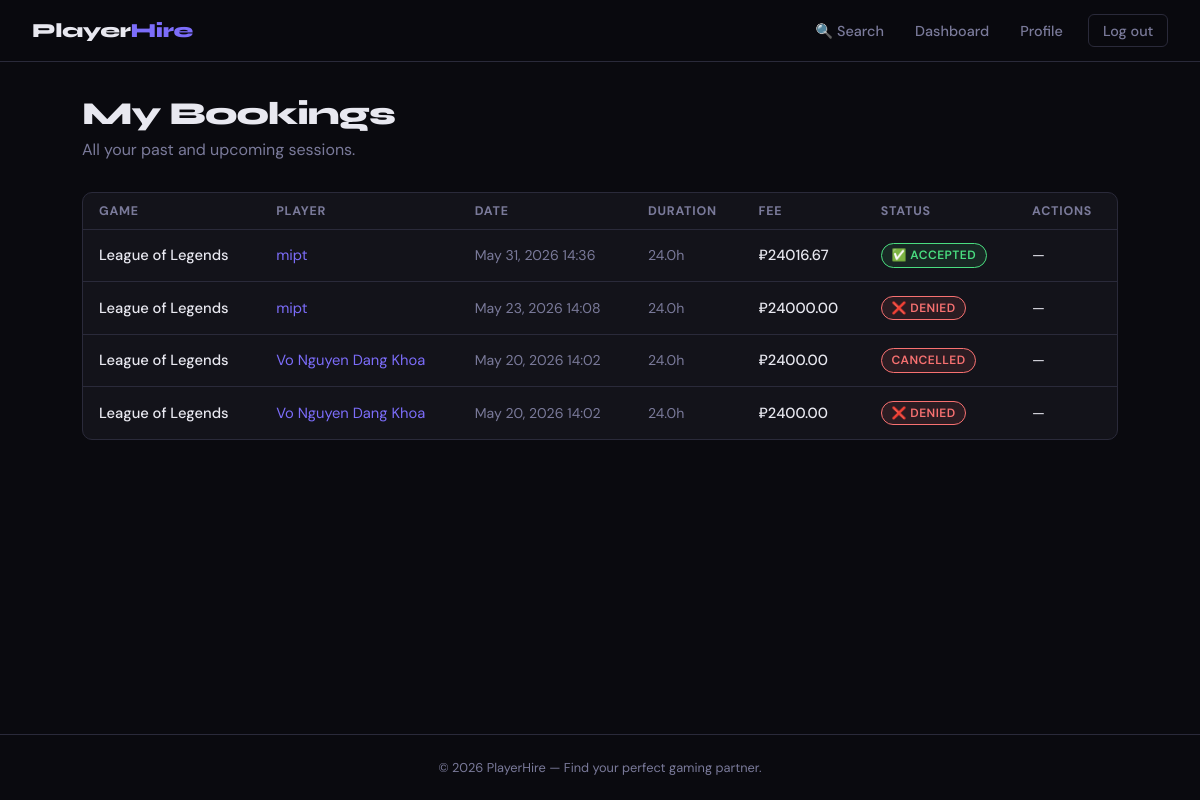
/bookings (signed in), run on the app's committed database.
### models.py (models this page shows, shortened)
class Booking(db.Model):
    __tablename__ = "bookings"
    id = db.Column(db.Integer, primary_key=True)
    client_id = db.Column(db.Integer, db.ForeignKey("users.id"), nullable=False)
    player_id = db.Column(db.Integer, db.ForeignKey("players.id"), nullable=False)
    game_id = db.Column(db.Integer, db.ForeignKey("games.id"), nullable=False)
    start_time = db.Column(db.DateTime, nullable=False)
    end_time = db.Column(db.DateTime, nullable=False)
    total_fee = db.Column(db.Float, nullable=False)
    status = db.Column(
        db.Enum(
            "pending", "accepted", "completed", "cancelled", "denied", name="booking_statuses"
        ),
        default="pending",
        nullable=False,
    )
    created_at = db.Column(db.DateTime, default=datetime.utcnow)
    client = db.relationship(
        "User", foreign_keys=[client_id], back_populates="bookings_as_client"
    )
    player = db.relationship(
        "Player", foreign_keys=[player_id], back_populates="bookings"
    )
    game = db.relationship("Game", back_populates="bookings")
    review = db.relationship("Review", back_populates="booking", uselist=False)

class Game(db.Model):
    __tablename__ = "games"
    id = db.Column(db.Integer, primary_key=True)
    title = db.Column(db.String(128), unique=True, nullable=False)
    genre = db.Column(db.String(64))                               # e.g. FPS, RPG
    platform = db.Column(db.String(64))                            # e.g. PC, PS5
    players = db.relationship("PlayerGame", back_populates="game")
    bookings = db.relationship("Booking", back_populates="game")

class User(UserMixin, db.Model):
    __tablename__ = "users"
    id = db.Column(db.Integer, primary_key=True)
    username = db.Column(db.String(64), unique=True, nullable=False)
    email = db.Column(db.String(128), unique=True, nullable=False)
    password_hash = db.Column(db.String(256), nullable=False)
    created_at = db.Column(db.DateTime, default=datetime.utcnow)
    player_profile = db.relationship("Player", back_populates="user", uselist=False)
    bookings_as_client = db.relationship(
        "Booking", foreign_keys="Booking.client_id", back_populates="client"
    )
    reviews_written = db.relationship(
        "Review", foreign_keys="Review.reviewer_id", back_populates="reviewer"
    )

### routes/bookings.py (the view)
@bookings_bp.route("/bookings")
@login_required
def my_bookings():
    bookings = (
        Booking.query.filter_by(client_id=current_user.id)
        .order_by(Booking.start_time.desc())
        .all()
    )
    return render_template("bookings/my_bookings.html", bookings=bookings)

### flask_app.py (called while the page is built)
@login_manager.user_loader
def load_user(user_id: int):
    from models import User
    return User.query.get(int(user_id))

### templates/bookings/my_bookings.html (shortened to what this page needs)
{% extends "base.html" %}
{% block content %}
<div class="page-header">
  <h1>My Bookings</h1>
  <p>All your past and upcoming sessions.</p>
</div>
{% if bookings %}
  <div class="card" style="padding:0;overflow:hidden;">
    <table>
      <thead>
        <tr>
          <th>Game</th>
          <th>Player</th>
          <th>Date</th>
          <th>Duration</th>
          <th>Fee</th>
          <th>Status</th>
          <th>Actions</th>
        </tr>
      </thead>
      <tbody>
        {% for b in bookings %}
        <tr>
          <td>
            <a href="{{ url_for('games.game_detail', game_id=b.game_id) }}" style="color:var(--text);text-decoration:none;font-weight:500;">{{ b.game.title }}</a>
          </td>
          <td>
            <a href="{{ url_for('players.player_detail', player_id=b.player_id) }}" style="color:var(--accent);text-decoration:none;">{{ b.player.user.username }}</a>
          </td>
          <td style="color:var(--muted);font-size:0.88rem;">{{ b.start_time.strftime('%b %d, %Y %H:%M') }}</td>
          <td style="color:var(--muted);font-size:0.88rem;">
            {% set hours = ((b.end_time - b.start_time).total_seconds() / 3600)|round(1) %}
            {{ hours }}h
          </td>
          <td style="font-weight:500;">₽{{ "%.2f"|format(b.total_fee) }}</td>
          <td>
            {% if b.status == 'accepted' %}
              <span class="badge badge-green">✅ Accepted</span>
            {% elif b.status == 'pending' %}
              <span class="badge badge-yellow">⏳ Pending</span>
            {% elif b.status == 'denied' %}
              <span class="badge badge-red">❌ Denied</span>
            {% elif b.status == 'completed' %}
              <span class="badge badge-purple">Completed</span>
            {% else %}
              <span class="badge badge-red">Cancelled</span>
            {% endif %}
          </td>
          <td>
            {% if b.status in ('pending', 'confirmed') %}
              <form method="POST" action="{{ url_for('bookings.cancel', booking_id=b.id) }}" style="display:inline;">
                <button type="submit" class="btn btn-outline" style="font-size:0.78rem;padding:0.25rem 0.6rem;color:var(--danger);border-color:var(--danger);"
                  onclick="return confirm('Cancel this booking?')">Cancel</button>
              </form>
            {% elif b.status == 'completed' and not b.review %}
              <a href="{{ url_for('reviews.new_review', booking_id=b.id) }}" class="btn btn-outline" style="font-size:0.78rem;padding:0.25rem 0.6rem;">Review</a>
            {% elif b.review %}
              <span style="font-size:0.78rem;color:var(--success);">★ Reviewed</span>
            {% else %}
              —
            {% endif %}
          </td>
        </tr>
        {% endfor %}
      </tbody>
    </table>
  </div>
{% else %}
  <div style="text-align:center;color:var(--muted);padding:4rem 0;">
    No bookings yet.
    <br><br>
    <a href="{{ url_for('users.search') }}" class="btn btn-primary">Find a Player</a>
  </div>
{% endif %}
{% endblock %}

### templates/base.html (style rules this page uses)
:root { --bg: #0a0a0f; --surface: #13131a; --surface2: #1c1c27; --border: #2a2a3a; --accent: #7c6dfa; --accent-glow: rgba(124, 109, 250, 0.25); --accent2: #fa6d8f; --text: #e8e8f0; --muted: #7a7a9a; --success: #4ade80; --warning: #facc15; --danger: #f87171; --info: #60a5fa; --radius: 10px; }
*, *::before, *::after { box-sizing: border-box; margin: 0; padding: 0; }
body { font-family: 'DM Sans', sans-serif; background: var(--bg); color: var(--text); min-height: 100vh; display: flex; flex-direction: column; }
.card { background: var(--surface); border: 1px solid var(--border); border-radius: var(--radius); padding: 1.5rem; transition: border-color 0.2s, box-shadow 0.2s; }
.badge { display: inline-block; padding: 0.2rem 0.6rem; border-radius: 999px; font-size: 0.75rem; font-weight: 600; text-transform: uppercase; letter-spacing: 0.04em; }
.badge-green { background: rgba(74,222,128,0.1); color: var(--success); border: 1px solid var(--success); }
.badge-red { background: rgba(248,113,113,0.1); color: var(--danger); border: 1px solid var(--danger); }
.page-header { margin-bottom: 2rem; }
.page-header h1 { font-family: 'Syne', sans-serif; font-size: 2rem; font-weight: 800; letter-spacing: -0.03em; }
.page-header p { color: var(--muted); margin-top: 0.4rem; }
table { width: 100%; border-collapse: collapse; }
th { font-size: 0.78rem; text-transform: uppercase; letter-spacing: 0.06em; color: var(--muted); padding: 0.6rem 1rem; text-align: left; border-bottom: 1px solid var(--border); }
td { padding: 0.85rem 1rem; border-bottom: 1px solid var(--border); font-size: 0.92rem; }
tr:last-child td { border-bottom: none; }

### data on the page
Booking: game "League of Legends", player.user.username "mipt", start_time "May 31, 2026 14:36", hours "24.0", total_fee "24016.67", status "✅ ACCEPTED"
Booking: game "League of Legends", player.user.username "mipt", start_time "May 23, 2026 14:08", hours "24.0", total_fee "24000.00", status "❌ DENIED"
Booking: game "League of Legends", player.user.username "Vo Nguyen Dang Khoa", start_time "May 20, 2026 14:02", hours "24.0", total_fee "2400.00", status "CANCELLED"
Booking: game "League of Legends", player.user.username "Vo Nguyen Dang Khoa", start_time "May 20, 2026 14:02", hours "24.0", total_fee "2400.00", status "❌ DENIED"

### other printed values
{{ 2026 }} "2026"
